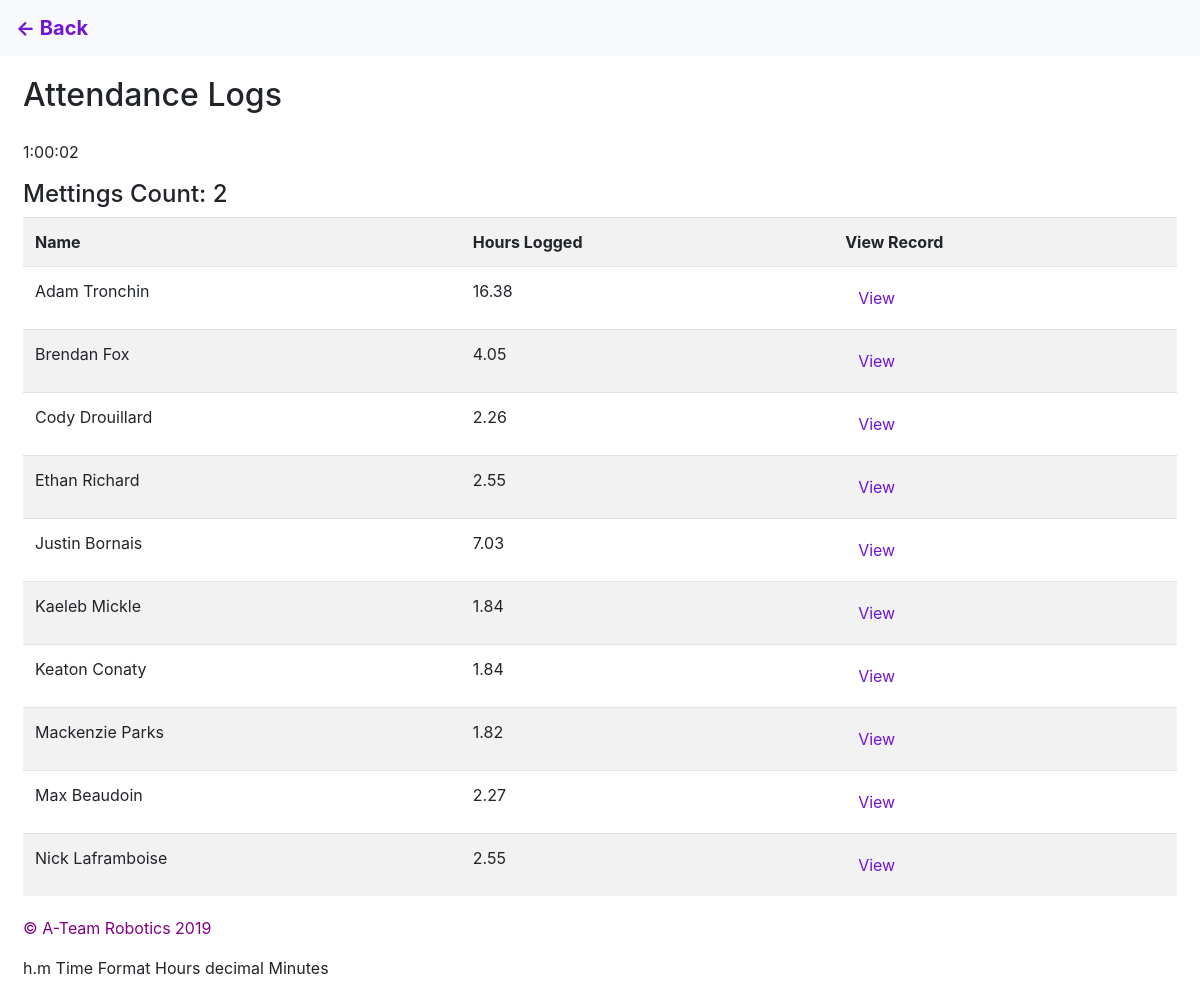
The page /view.php on the database its author committed.
### tables this page shows
CREATE TABLE `members` (
  `uid` varchar(12) NOT NULL,
  `firstName` varchar(250) NOT NULL,
  `lastName` varchar(250) NOT NULL,
  `dateAdded` timestamp NOT NULL DEFAULT CURRENT_TIMESTAMP ON UPDATE CURRENT_TIMESTAMP,
  `hours` double NOT NULL,
  `presence` tinyint(1) NOT NULL
);

### view.php (the view, shortened to what this page needs)
<?php include('include/database.php'); ?>
<?php
	$query ="SELECT * FROM members ORDER by firstName";
	$result = $mysqli->query($query) or die($mysqli->error.__LINE__);
	$meetingDates ="SELECT COUNT(id) as meets FROM meeting_dates";
	$meetingDatesResults = $mysqli->query($meetingDates) or die($mysqli->error.__LINE__);
	$numMeetingResults = $meetingDatesResults->fetch_assoc();
	$numMeet = $numMeetingResults['meets'];
?>
<!DOCTYPE html>
<html>
<head>
    <link href="./css/main.css" rel="stylesheet">
    <link href="./css/custom.css" rel="stylesheet">
</head>
<body>
<nav class="navbar navbar-dark fixed-top bg-light">
<a class="navbar-brand" href="index.php" style="color:rgb(111, 21, 214); font-weight: bold;"><- Back</a>
</nav>
	<h2>Attendance Logs</h2>
	<body onload="startTime()">
<div class="row">
	<p style="margin-top:18px;margin-left: 15px;"id="timeClock"></p>
	</div>
	<h4>Mettings Count: <?php echo $numMeet; ?></h4>
		<table class="table table-striped">
				<tr>
					<th>Name</th>
					<th style="padding-left:10px;">Hours Logged</th>
					<th>View Record</th>
				</tr>
			<?php
				if($result->num_rows > 0) {
				while($row = $result->fetch_assoc()){
					$output ='<tr>';
					$output .='<td>'.$row['firstName'].' '.$row['lastName'].'</td>';
					$output .='<td style="padding-left:10px;">'.number_format($row['hours'],2).'</td>';
					$output .='<td>'.'<a style="color:rgb(111, 21, 214)" class="btn" role="button" href="viewRecord.php?uid='.$row['uid'].'">View</a>'.'</td>';
					$output .='</tr>';
					echo $output;
				}
			} else {
				echo "Sorry, team members where not found";
			}
			?>
		</table>
		<div class="footer"style="margin-top:20px;">
			<p style="color:purple;">&copy; A-Team Robotics 2019</p>
      </div>
			<p>h.m Time Format Hours decimal Minutes</p>
</body>
</html>

### css/custom.css (style rules this page uses)
body { padding-top: 3.5rem; padding-left: 3px; padding-right: 3px; margin: 20px; }

### rows shown on the page
members: firstName "Adam", lastName "Tronchin", hours "16.38"
members: firstName "Brendan", lastName "Fox", hours "4.05"
members: firstName "Cody", lastName "Drouillard", hours "2.26"
members: firstName "Ethan", lastName "Richard", hours "2.55"
members: firstName "Justin", lastName "Bornais", hours "7.03"
members: firstName "Kaeleb", lastName "Mickle", hours "1.84"
members: firstName "Keaton", lastName "Conaty", hours "1.84"
members: firstName "Mackenzie", lastName "Parks", hours "1.82"
members: firstName "Max", lastName "Beaudoin", hours "2.27"
members: firstName "Nick", lastName "Laframboise", hours "2.55"

### other values the page prints
$numMeet "2"
